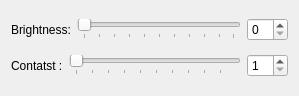
<?xml version="1.0" encoding="UTF-8"?>
<ui version="4.0">
 <class>BrightnessContrastForm</class>
 <widget class="QWidget" name="BrightnessContrastForm">
  <property name="geometry">
   <rect>
    <x>0</x>
    <y>0</y>
    <width>299</width>
    <height>96</height>
   </rect>
  </property>
  <property name="maximumSize">
   <size>
    <width>300</width>
    <height>96</height>
   </size>
  </property>
  <property name="windowTitle">
   <string>Form</string>
  </property>
  <layout class="QGridLayout" name="gridLayout">
   <item row="0" column="0" colspan="2">
    <widget class="QLabel" name="label">
     <property name="text">
      <string>Brightness:</string>
     </property>
    </widget>
   </item>
   <item row="1" column="1" colspan="2">
    <widget class="QSlider" name="horizontalSlider_2">
     <property name="minimum">
      <number>1</number>
     </property>
     <property name="orientation">
      <enum>Qt::Horizontal</enum>
     </property>
     <property name="tickPosition">
      <enum>QSlider::TicksBelow</enum>
     </property>
    </widget>
   </item>
   <item row="0" column="2">
    <widget class="QSlider" name="horizontalSlider">
     <property name="minimum">
      <number>0</number>
     </property>
     <property name="orientation">
      <enum>Qt::Horizontal</enum>
     </property>
     <property name="tickPosition">
      <enum>QSlider::TicksBelow</enum>
     </property>
     <property name="tickInterval">
      <number>0</number>
     </property>
    </widget>
   </item>
   <item row="1" column="0">
    <widget class="QLabel" name="label_2">
     <property name="text">
      <string>Contatst :</string>
     </property>
    </widget>
   </item>
   <item row="0" column="3">
    <widget class="QSpinBox" name="spinBox">
     <property name="minimum">
      <number>0</number>
     </property>
    </widget>
   </item>
   <item row="1" column="3">
    <widget class="QSpinBox" name="spinBox1">
     <property name="minimum">
      <number>1</number>
     </property>
    </widget>
   </item>
  </layout>
 </widget>
 <resources/>
 <connections/>
</ui>
